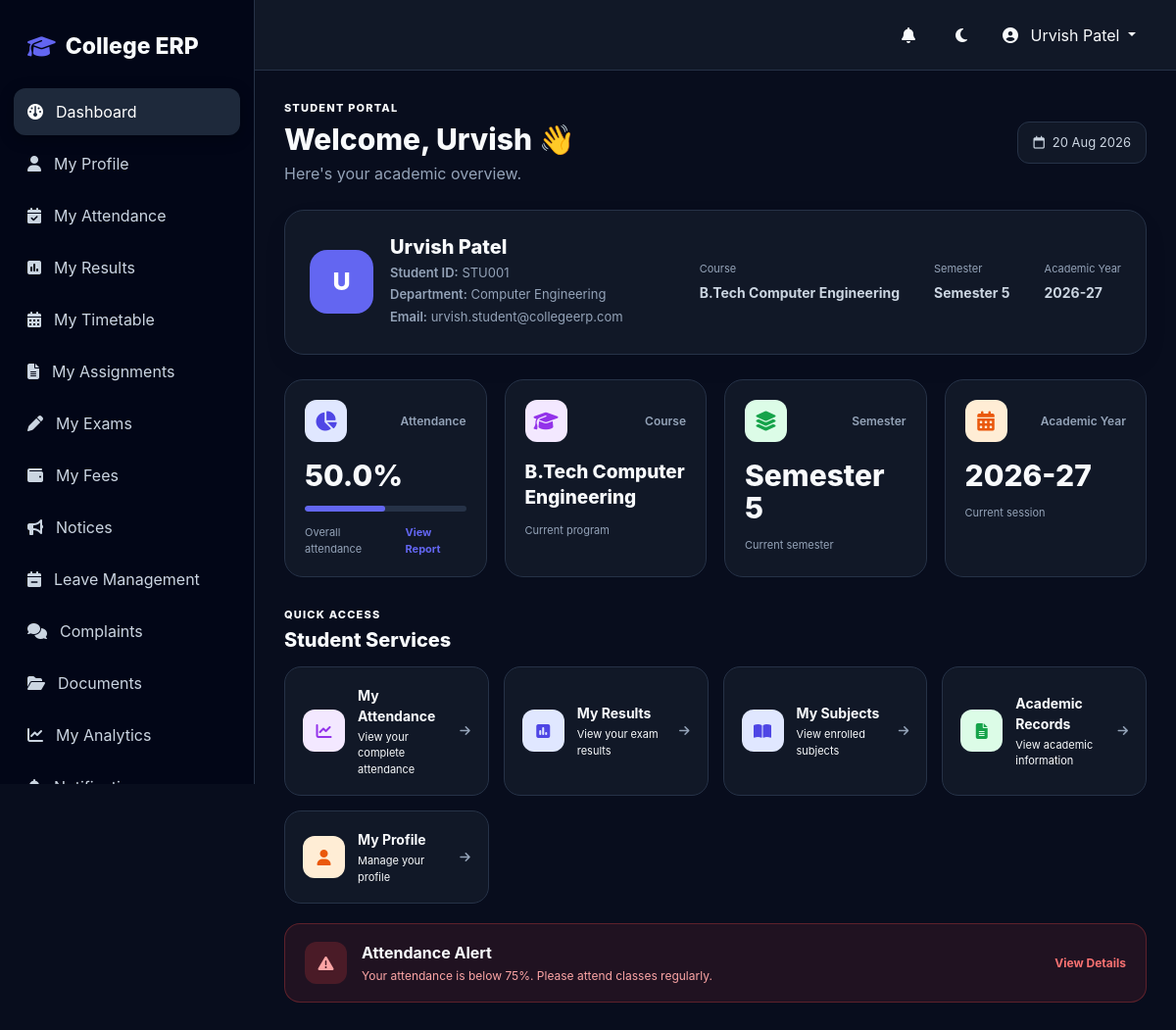
Page /dashboard/ (signed in) on the earlier database version.
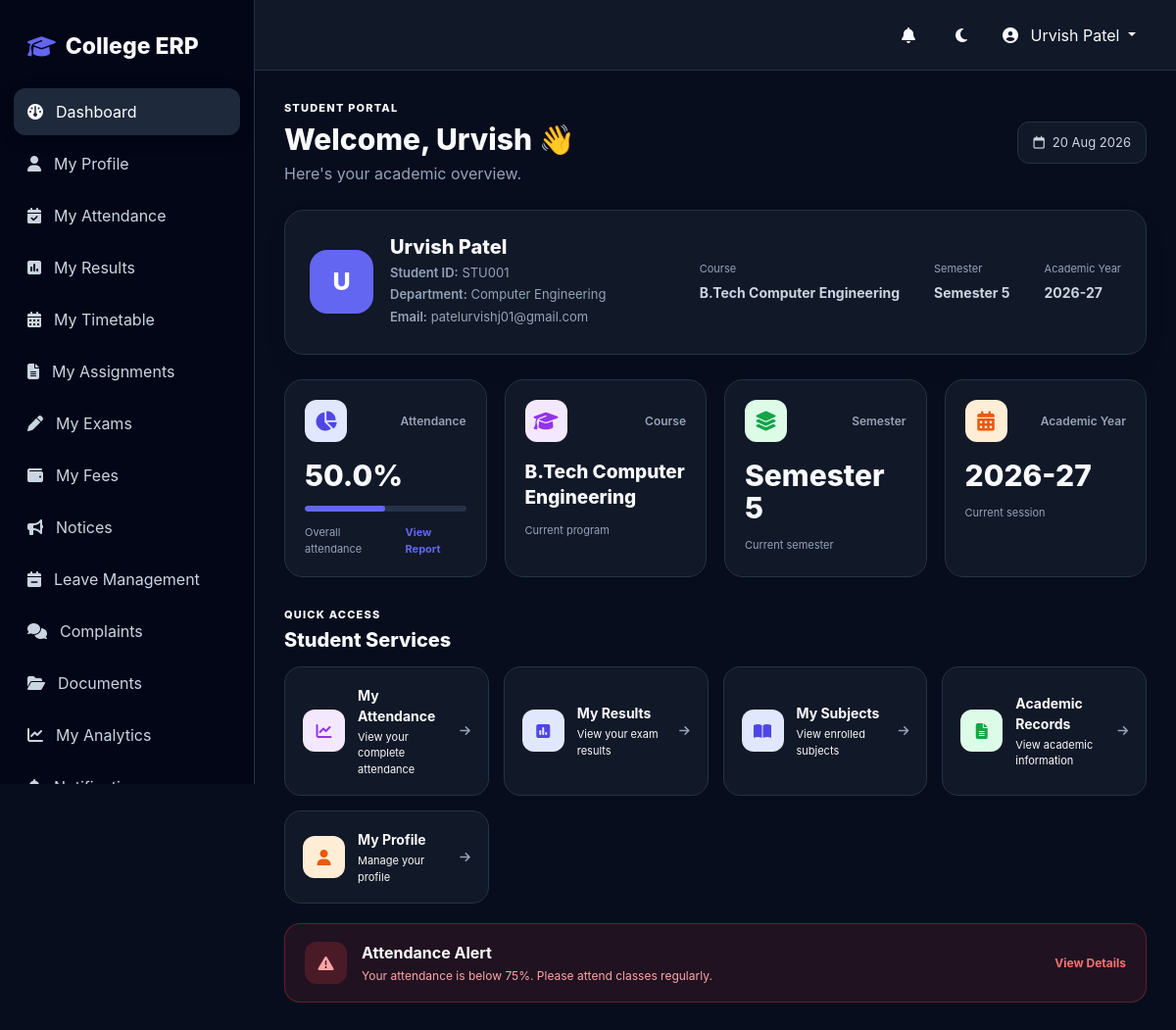
Same page on the later database version.
### students/models.py (models this page shows, shortened)
class Student(models.Model):
    GENDER_CHOICES = [
        ("MALE", "Male"),
        ("FEMALE", "Female"),
        ("OTHER", "Other"),
    ]
    user = models.OneToOneField(
        User,
        on_delete=models.CASCADE,
        related_name="student_profile",
        blank=True,
        null=True,
    )
    student_id = models.CharField(
        max_length=30,
        unique=True
    )
    profile_photo = models.ImageField(
        upload_to="students/",
        blank=True,
        null=True
    )
    first_name = models.CharField(max_length=100)
    last_name = models.CharField(max_length=100)
    email = models.EmailField()
    phone = models.CharField(
        max_length=15,
        blank=True
    )
    date_of_birth = models.DateField(
        blank=True,
        null=True
    )
    gender = models.CharField(
        max_length=10,
        choices=GENDER_CHOICES,
        blank=True
    )
    address = models.TextField(
        blank=True
    )
    guardian_name = models.CharField(
        max_length=150,
        blank=True
    )
    guardian_phone = models.CharField(
        max_length=15,
        blank=True
    )
    department = models.ForeignKey(
        Department,
        on_delete=models.PROTECT,
        related_name="students"
    )
    course = models.ForeignKey(
        Course,
        on_delete=models.PROTECT,
        related_name="students"
    )
    semester = models.ForeignKey(
        Semester,
        on_delete=models.PROTECT,
        related_name="students"
    )
    academic_year = models.ForeignKey(
        AcademicYear,
        on_delete=models.PROTECT,
        related_name="students"
    )
    admission_date = models.DateField(
        auto_now_add=True
    )
    is_active = models.BooleanField(
        default=True
    )
    created_at = models.DateTimeField(
        auto_now_add=True
    )
    updated_at = models.DateTimeField(
        auto_now=True
    )
    class Meta:
        ordering = ["student_id"]
    @property
    def full_name(self):
        return f"{self.first_name} {self.last_name}".strip()

### academics/models.py (models this page shows, shortened)
class Department(models.Model):
    name = models.CharField(max_length=150)
    code = models.CharField(max_length=20, unique=True)
    description = models.TextField(blank=True)
    hod_name = models.CharField(max_length=150, blank=True)
    is_active = models.BooleanField(default=True)
    class Meta:
        ordering = ["name"]

class Course(models.Model):
    department = models.ForeignKey(
        Department,
        on_delete=models.CASCADE,
        related_name="courses"
    )
    name = models.CharField(max_length=150)
    code = models.CharField(max_length=30, unique=True)
    duration_years = models.PositiveIntegerField(default=4)
    description = models.TextField(blank=True)
    is_active = models.BooleanField(default=True)
    class Meta:
        ordering = ["name"]

class Semester(models.Model):
    name = models.CharField(max_length=50)
    number = models.PositiveIntegerField()
    is_active = models.BooleanField(default=False)
    class Meta:
        ordering = ["number"]

class AcademicYear(models.Model):
    name = models.CharField(max_length=20, unique=True)
    start_date = models.DateField()
    end_date = models.DateField()
    is_active = models.BooleanField(default=False)
    class Meta:
        ordering = ["-start_date"]

### dashboard/views.py (the view)
# urls.py: path("dashboard/", dashboard_view, name="dashboard"),
@login_required
def dashboard_view(request):
    user = request.user
    if user.is_superuser:
        role = "ADMIN"
    elif hasattr(user, "faculty_profile") or (hasattr(user, "profile") and user.profile.is_faculty):
        role = "FACULTY"
    elif hasattr(user, "profile"):
        role = user.profile.role
    else:
        role = "STUDENT"
    if role == "FACULTY":
        return redirect("faculty_dashboard")
    context = {
        "role": role,
        "total_students": Student.objects.filter(is_active=True).count(),
        "total_faculty": Faculty.objects.filter(is_active=True).count(),
        "total_departments": Department.objects.filter(is_active=True).count(),
        "total_courses": Course.objects.filter(is_active=True).count(),
        "total_subjects": Subject.objects.filter(is_active=True).count(),
        "total_exams": Exam.objects.count(),
        "published_exams": Exam.objects.filter(is_published=True).count(),
    }
    if role == "STUDENT":
        student = (
            Student.objects
            .filter(user=user, is_active=True)
            .select_related("department", "course", "semester", "academic_year")
            .first()
        )
        context["student"] = student
        if student:
            attendance = (
                student.attendance_records
                .aggregate(
                    total=Count("id"),
                    present=Count("id", filter=Q(status="PRESENT"))
                )
            )
            total = attendance["total"] or 0
            present = attendance["present"] or 0
            attendance_percentage = round((present / total) * 100, 2) if total > 0 else 0
            context["attendance_percentage"] = attendance_percentage
            context["attendance_total"] = total
            context["attendance_present"] = present
            latest_result = (
                Result.objects.filter(student=student, exam__is_published=True)
                .select_related("exam", "subject")
                .order_by("-exam__created_at")
                .first()
            )
            context["latest_result"] = latest_result
        else:
            context["attendance_percentage"] = 0
    return render(request, "dashboard/dashboard.html", context)

### accounts/models.py (called while the page is built)
    @property
    def is_faculty(self):
        return self.role == "FACULTY"

### notifications/context_processors.py (called while the page is built)
def unread_notifications(request):
    if request.user.is_authenticated:
        count = Notification.objects.filter(recipient=request.user, is_read=False).count()
        return {"unread_notifications_count": count}
    return {"unread_notifications_count": 0}

### templates/dashboard/dashboard.html (shortened to what the changed rows need)
{% extends "base.html" %}
{% block content %}
<div class="dashboard-page">
    <div class="page-header">
        <div>
            {% if role == "STUDENT" %}
                <span class="eyebrow">
                    Student Portal
                </span>
                <h1>
                    Welcome,
                    {{ student.first_name|default:user.first_name }}
                    👋
                </h1>
                <p>
                    Here's your academic overview.
                </p>
            {% endif %}
        </div>
    </div>
    {% if role == "STUDENT" %}
        <div
            class="student-profile-card"
            data-aos="fade-up"
        >
            <div class="profile-left">
                <div class="profile-avatar">
                    {% if student.first_name %}
                        {{ student.first_name|first|upper }}
                    {% else %}
                        {{ user.username|first|upper }}
                    {% endif %}
                </div>
                <div class="profile-info">
                    <h3>
                        {{ student.full_name|default:user.get_full_name }}
                    </h3>
                    <p>
                        <span>Student ID:</span>
                        {{ student.student_id }}
                    </p>
                    <p>
                        <span>Department:</span>
                        {{ student.department.name }}
                    </p>
                    <p>
                        <span>Email:</span>
                        {{ student.email }}
                    </p>
                </div>
            </div>
            <div class="profile-details">
                <div>
                    <small>
                        Course
                    </small>
                    <strong>
                        {{ student.course.name }}
                    </strong>
                </div>
                <div>
                    <small>
                        Semester
                    </small>
                    <strong>
                        {{ student.semester.name }}
                    </strong>
                </div>
                <div>
                    <small>
                        Academic Year
                    </small>
                    <strong>
                        {{ student.academic_year.name }}
                    </strong>
                </div>
            </div>
        </div>
        <div class="stats-grid student-stats">
            <div
                class="stat-card attendance-stat"
                data-aos="fade-up"
                data-aos-delay="50"
            >
                <div class="stat-top">
                    <div class="stat-icon attendance-icon">
                        <i class="fa-solid fa-chart-pie"></i>
                    </div>
                    <span class="stat-label">
                        Attendance
                    </span>
                </div>
                <div class="stat-value">
                    {{ attendance_percentage|default:0 }}%
                </div>
                <div class="stat-progress">
                    <div
                        class="stat-progress-bar"
                        style="width: {{ attendance_percentage|default:0 }}%;"
                    ></div>
                </div>
                <div class="stat-bottom">
                    <span>
                        Overall attendance
                    </span>
                    <a href="{% url 'attendance_report' %}">
                        View Report
                    </a>
                </div>
            </div>
            <div
                class="stat-card"
                data-aos="fade-up"
                data-aos-delay="100"
            >
                <div class="stat-top">
                    <div class="stat-icon course-icon">
                        <i class="fa-solid fa-graduation-cap"></i>
                    </div>
                    <span class="stat-label">
                        Course
                    </span>
                </div>
                <div class="stat-value course-value">
                    {{ student.course.name }}
                </div>
                <div class="stat-bottom">
                    <span>
                        Current program
                    </span>
                </div>
            </div>
            <div
                class="stat-card"
                data-aos="fade-up"
                data-aos-delay="150"
            >
                <div class="stat-top">
                    <div class="stat-icon semester-icon">
                        <i class="fa-solid fa-layer-group"></i>
                    </div>
                    <span class="stat-label">
                        Semester
                    </span>
                </div>
                <div class="stat-value">
                    {{ student.semester.name }}
                </div>
                <div class="stat-bottom">
                    <span>
                        Current semester
                    </span>
                </div>
            </div>
            <div
                class="stat-card"
                data-aos="fade-up"
                data-aos-delay="200"
            >
                <div class="stat-top">
                    <div class="stat-icon year-icon">
                        <i class="fa-solid fa-calendar-days"></i>
                    </div>
                    <span class="stat-label">
                        Academic Year
                    </span>
                </div>
                <div class="stat-value">
                    {{ student.academic_year.name }}
                </div>
                <div class="stat-bottom">
                    <span>
                        Current session
                    </span>
                </div>
            </div>
        </div>
        <div
            class="section-title"
            data-aos="fade-up"
        >
            <div>
                <span class="eyebrow">
                    Quick Access
                </span>
                <h3>
                    Student Services
                </h3>
            </div>
        </div>
        <div class="quick-grid">
            <a
                href="{% url 'attendance_report' %}"
                class="quick-card"
                data-aos="zoom-in"
                data-aos-delay="50"
            >
                <div class="quick-icon purple">
                    <i class="fa-solid fa-chart-line"></i>
                </div>
                <div>
                    <strong>
                        My Attendance
                    </strong>
                    <span>
                        View your complete attendance
                    </span>
                </div>
                <i class="fa-solid fa-arrow-right arrow"></i>
            </a>
            <a
                href="{% url 'student_results' %}"
                class="quick-card"
                data-aos="zoom-in"
                data-aos-delay="100"
            >
                <div class="quick-icon blue">
                    <i class="fa-solid fa-square-poll-vertical"></i>
                </div>
                <div>
                    <strong>
                        My Results
                    </strong>
                    <span>
                        View your exam results
                    </span>
                </div>
                <i class="fa-solid fa-arrow-right arrow"></i>
            </a>
            <a
                href="{% if user.faculty_profile or user.profile.role == 'FACULTY' %}{% url 'faculty_subjects' %}{% else %}{% url 'subject_list' %}{% endif %}"
                class="quick-card"
                data-aos="zoom-in"
                data-aos-delay="100"
            >
                <div class="quick-icon blue">
                    <i class="fa-solid fa-book-open"></i>
                </div>
                <div>
                    <strong>
                        My Subjects
                    </strong>
                    <span>
                        View enrolled subjects
                    </span>
                </div>
                <i class="fa-solid fa-arrow-right arrow"></i>
            </a>
            <a
                href="{% if user.is_superuser or user.is_staff or user.profile.role == 'ADMIN' %}{% url 'subject_list' %}{% elif user.faculty_profile or user.profile.role == 'FACULTY' %}{% url 'result_entry' %}{% else %}{% url 'student_results' %}{% endif %}"
                class="quick-card"
                data-aos="zoom-in"
                data-aos-delay="150"
            >
                <div class="quick-icon green">
                    <i class="fa-solid fa-file-lines"></i>
                </div>
                <div>
                    <strong>
                        Academic Records
                    </strong>
                    <span>
                        View academic information
                    </span>
                </div>
                <i class="fa-solid fa-arrow-right arrow"></i>
            </a>
            <a
                href="{% url 'profile' %}"
                class="quick-card"
                data-aos="zoom-in"
                data-aos-delay="200"
            >
                <div class="quick-icon orange">
                    <i class="fa-solid fa-user"></i>
                </div>
                <div>
                    <strong>
                        My Profile
                    </strong>
                    <span>
                        Manage your profile
                    </span>
                </div>
                <i class="fa-solid fa-arrow-right arrow"></i>
            </a>
        </div>
        {% if attendance_percentage < 75 %}
        <div
            class="warning-card"
            data-aos="fade-up"
        >
            <div class="warning-icon">
                <i class="fa-solid fa-triangle-exclamation"></i>
            </div>
            <div>
                <strong>
                    Attendance Alert
                </strong>
                <p>
                    Your attendance is below 75%.
                    Please attend classes regularly.
                </p>
            </div>
            <a href="{% url 'attendance_report' %}">
                View Details
            </a>
        </div>
        {% endif %}
    {% endif %}
</div>
{% endblock %}

Differences in the rows shown:
changed Student "STU001": email "urvish.student@collegeerp.com" → "patelurvishj01@gmail.com"
